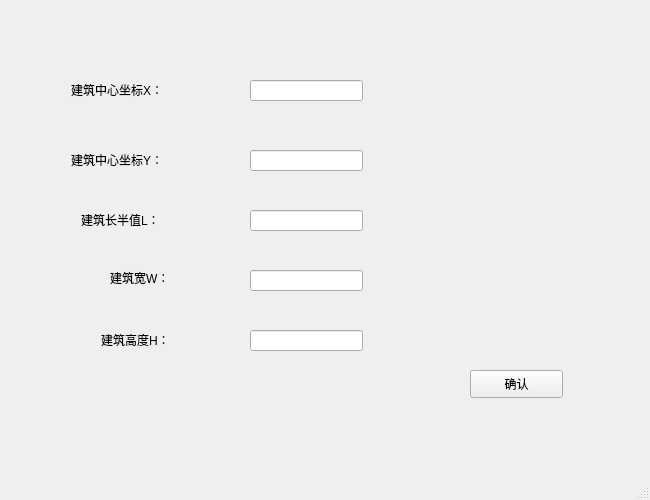
<?xml version="1.0" encoding="UTF-8"?>
<ui version="4.0">
 <class>MainWindow</class>
 <widget class="QMainWindow" name="MainWindow">
  <property name="geometry">
   <rect>
    <x>0</x>
    <y>0</y>
    <width>650</width>
    <height>500</height>
   </rect>
  </property>
  <property name="windowTitle">
   <string>环境配置</string>
  </property>
  <widget class="QWidget" name="centralwidget">
   <widget class="QLineEdit" name="lineEdit">
    <property name="geometry">
     <rect>
      <x>250</x>
      <y>80</y>
      <width>113</width>
      <height>21</height>
     </rect>
    </property>
   </widget>
   <widget class="QLineEdit" name="lineEdit_2">
    <property name="geometry">
     <rect>
      <x>250</x>
      <y>150</y>
      <width>113</width>
      <height>21</height>
     </rect>
    </property>
   </widget>
   <widget class="QLineEdit" name="lineEdit_3">
    <property name="geometry">
     <rect>
      <x>250</x>
      <y>210</y>
      <width>113</width>
      <height>21</height>
     </rect>
    </property>
   </widget>
   <widget class="QLineEdit" name="lineEdit_4">
    <property name="geometry">
     <rect>
      <x>250</x>
      <y>270</y>
      <width>113</width>
      <height>21</height>
     </rect>
    </property>
   </widget>
   <widget class="QLineEdit" name="lineEdit_5">
    <property name="geometry">
     <rect>
      <x>250</x>
      <y>330</y>
      <width>113</width>
      <height>21</height>
     </rect>
    </property>
   </widget>
   <widget class="QLabel" name="label">
    <property name="geometry">
     <rect>
      <x>71</x>
      <y>80</y>
      <width>111</width>
      <height>20</height>
     </rect>
    </property>
    <property name="text">
     <string>建筑中心坐标X：</string>
    </property>
   </widget>
   <widget class="QLabel" name="label_2">
    <property name="geometry">
     <rect>
      <x>71</x>
      <y>150</y>
      <width>111</width>
      <height>20</height>
     </rect>
    </property>
    <property name="text">
     <string>建筑中心坐标Y：</string>
    </property>
   </widget>
   <widget class="QLabel" name="label_3">
    <property name="geometry">
     <rect>
      <x>81</x>
      <y>210</y>
      <width>101</width>
      <height>20</height>
     </rect>
    </property>
    <property name="text">
     <string>建筑长半值L：</string>
    </property>
   </widget>
   <widget class="QLabel" name="label_4">
    <property name="geometry">
     <rect>
      <x>110</x>
      <y>270</y>
      <width>72</width>
      <height>15</height>
     </rect>
    </property>
    <property name="text">
     <string>建筑宽W：</string>
    </property>
   </widget>
   <widget class="QLabel" name="label_5">
    <property name="geometry">
     <rect>
      <x>101</x>
      <y>330</y>
      <width>81</width>
      <height>20</height>
     </rect>
    </property>
    <property name="text">
     <string>建筑高度H：</string>
    </property>
   </widget>
   <widget class="QPushButton" name="pushButton">
    <property name="geometry">
     <rect>
      <x>470</x>
      <y>370</y>
      <width>93</width>
      <height>28</height>
     </rect>
    </property>
    <property name="text">
     <string>确认</string>
    </property>
   </widget>
  </widget>
  <widget class="QMenuBar" name="menubar">
   <property name="geometry">
    <rect>
     <x>0</x>
     <y>0</y>
     <width>650</width>
     <height>26</height>
    </rect>
   </property>
  </widget>
  <widget class="QStatusBar" name="statusbar"/>
 </widget>
 <resources/>
 <connections/>
</ui>
